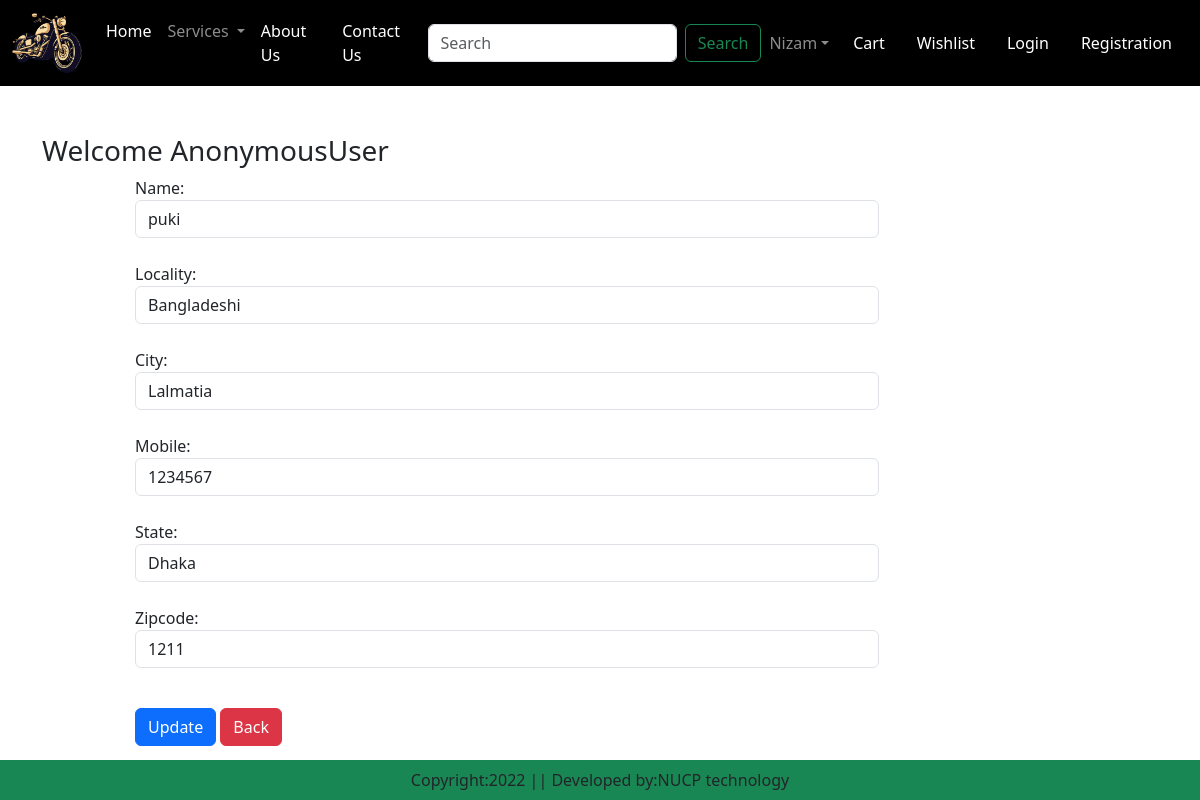
Page /updateAddress/5 on the committed database.
### rush/models.py (models this page shows, shortened)
class Customer(models.Model):
    user=models.ForeignKey(User, on_delete=models.CASCADE)
    name=models.CharField(max_length=100)
    locality=models.CharField(max_length=100)
    city=models.CharField(max_length=100)
    mobile=models.IntegerField(default=0)
    zipcode=models.IntegerField()
    state=models.CharField(choices=STATE_CHOICES,max_length=100)

### rush/views.py (the view, shortened to what this page needs)
# urls.py: path('updateAddress/<int:pk>',views.updateAddress.as_view(),name='updateAddress'),
class updateAddress(View):
    def get(self,request,pk):
        add = Customer.objects.get(pk=pk)
        form = CustomerProfileForm(instance=add)
        return render(request,"app/updateAddress.html",locals())

### rush/forms.py
class CustomerProfileForm(forms.ModelForm):
    class Meta:
        model = Customer
        fields = ('name','locality','city','mobile', 'state','zipcode')
        widgets = {
            'name': forms.TextInput(attrs={'class':'form-control'}),
            'locality': forms.TextInput(attrs={'class':'form-control'}),
            'city': forms.TextInput(attrs={'class':'form-control'}),
            'mobile': forms.NumberInput(attrs={'class':'form-control'}),
            'state': forms.Select(attrs={'class':'form-control'}),
            'zipcode': forms.NumberInput(attrs={'class':'form-control'}),
        }

### rush/templates/app/updateAddress.html (shortened to what this page needs)
{% extends 'app/base.html' %}
{% load static %}
{% block main-content %}
<div class="container my-5">
    <div class="row">
        <h3>Welcome <span class="text-capitalize">{{request.user}}</span></h3>
    </div>
    <div class="col-sm-8 offset-sm-1">
        <form action="" method="post">
            {% for fm in form %}
                {{fm.label_tag}} {{fm}}  <br>
            {% endfor %}
            <div class="col-12 mt-3">
                <button type="submit" class="btn btn-primary">Update</button>
                <a href="{% url 'address' %}" type="button" class="btn btn-danger">Back</a>
            </div>
        </form>
    </div>
</div>
{% endblock main-content %}

### rows in the picture
Customer: form "puki" "Bangladeshi" "Lalmatia" "1234567" "Dhaka" "1211"

### other values in the picture
{{ request.user }} "AnonymousUser"
{{ fm.label_tag }} "Name:" "Locality:" "City:" "Mobile:" "State:" "Zipcode:"
